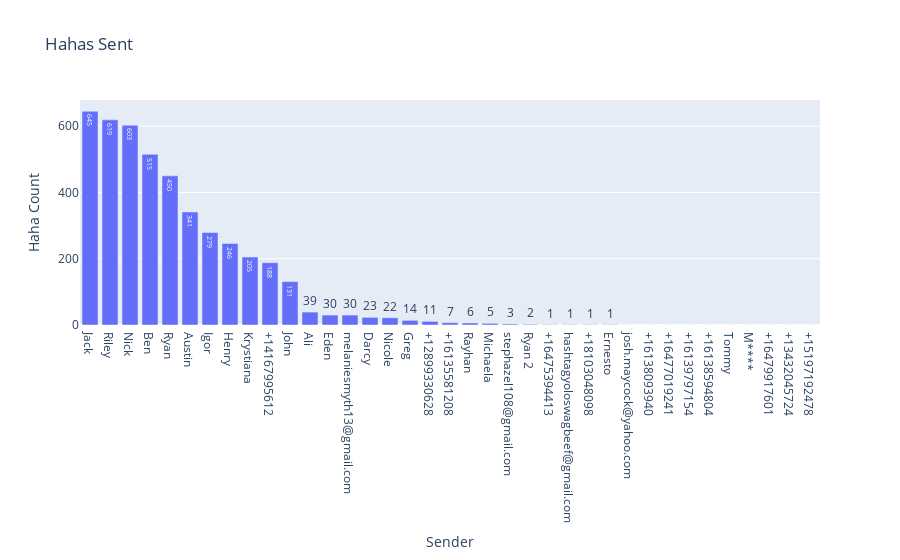

This figure's notebook cell:
### Code cell
fig = go.Figure(data=[go.Bar(
            x=text_count['hahas_sent'].sort_values(ascending=False).index, y=text_count['hahas_sent'].sort_values(ascending=False),
            text=text_count['hahas_sent'].sort_values(ascending=False),
            textposition='auto',
        )])

fig.update_layout(
    title="Hahas Sent",
    xaxis_title="Sender",
    yaxis_title="Haha Count",
)

fig.show()

### Figure 1 — Plotly figure (JSON) as saved in the notebook; plotly's stock layout.template omitted (floating-point values rounded to 4 significant figures)
{"data": [{"text": [645, 619, 603, 515, 450, 341, 279, 246, 205, 188, 131, 39, 30, 30, 23, 22, 14, 11, 7, 6, 5, 3, 2, 1, 1, 1, 1, 0, 0, 0, 0, 0, 0, 0, 0, 0, 0], "textposition": "auto", "type": "bar", "x": ["Jack", "Riley", "Nick", "Ben", "Ryan", "Austin", "Igor", "Henry", "Krystiana", "+14167995612", "John", "Ali", "Eden", "melaniesmyth13@gmail.com", "Darcy", "Nicole", "Greg", "+12899330628", "+16135581208", "Rayhan", "Michaela", "stephazel108@gmail.com", "Ryan 2", "+16475394413", "hashtagyoloswagbeef@gmail.com", "+18103048098", "Ernesto", "josh.maycock@yahoo.com", "+16138093940", "+16477019241", "+16139797154", "+16138594804", "Tommy", "M****", "+16479917601", "+13432045724", "+15197192478"], "y": [645, 619, 603, 515, 450, 341, 279, 246, 205, 188, 131, 39, 30, 30, 23, 22, 14, 11, 7, 6, 5, 3, 2, 1, 1, 1, 1, 0, 0, 0, 0, 0, 0, 0, 0, 0, 0]}], "layout": {"title": {"text": "Hahas Sent"}, "xaxis": {"title": {"text": "Sender"}}, "yaxis": {"title": {"text": "Haha Count"}}}}
